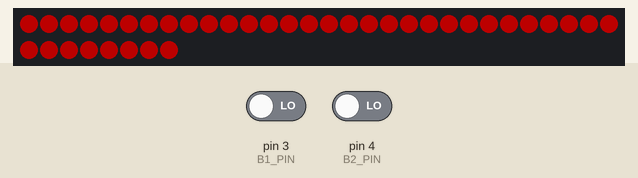
The sketch below on a simulated Arduino Uno, built with avr-gcc and run on an emulated ATmega328P. Shown: 38 RGB LEDs in strip order, left to right, continuing on the next row. The inputs (shaded band) are chosen by the test bench; at power-on: pin 3 (B1_PIN) LOW, pin 4 (B2_PIN) LOW. Dim RGB values are drawn brighter than linear.

Above: at 0.17 s.
At 1.2 s:
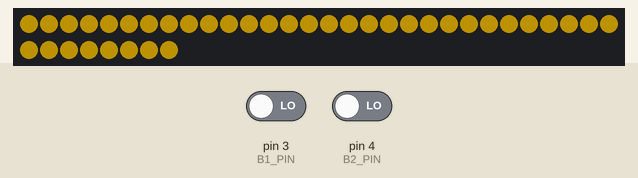
1.3 s: pin 3 (B1_PIN) driven HIGH and pin 4 (B2_PIN) driven HIGH
At 1.7 s:
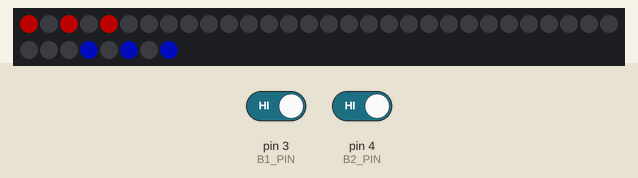
Timing chart, 0 to 4.3 s (numbered marks = the images above; inputs shaded):
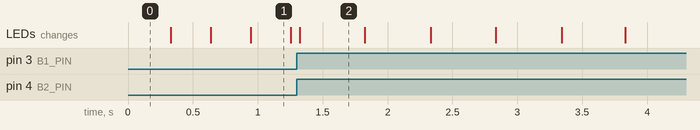

Measured:
- after the input at 1.3 s, the LEDs: change at once (image 2)

The sketch:

main.ino
```cpp
#ifndef LED
#include "led.h"
#define LED
#endif

#include "stateMachine.h"

#ifndef INP
#include "input.h"
#define INP
#endif

void setup()
{
    Serial.begin(9600);
    randomSeed(analogRead(0));

    inputSetup();
    ledSetup();

    state = Open;
}

void loop()
{
    inputLoop();

    state();

    ledLoop();

    deltaTime = millis() / 1000.0f - oldTime;
    t += deltaTime;
    oldTime = millis() / 1000.0f;
}
```

animations.h
```cpp
#ifndef LED
#include "led.h"
#define LED
#endif

#ifndef GAME
#include "game.h"
#define GAME
#endif

#define OPEN_SAT 1
#define OPEN_VAL 0.3f
#define OPEN_HUE_SPEED 0.5f

#define LIFE_BLINK_WAIT 0.5f

#define WINNING_LED_WAIT 0.02f

#define L_COLOR                 \
    {                           \
        236, OPEN_SAT, OPEN_VAL \
    }

#define R_COLOR               \
    {                         \
        0, OPEN_SAT, OPEN_VAL \
    }

#define BALL_COLOR     \
    {                  \
        0, 0, OPEN_VAL \
    }

// Time tracker in seconds
float t = 0;
float deltaTime = 0;
float oldTime = 0;

// Function prototypes
void OpenAnimation();
void LifeDisplay();
void DisplayGame();
void rightHit(int);
void leftHit(int);

float OpenHue = 0;
// Actual functions
void OpenAnimation()
{
    HSV_ color = {OpenHue, OPEN_SAT, OPEN_VAL};
    setAllColorsHSV(&color);
    OpenHue += OPEN_HUE_SPEED;
    OpenHue = mod(OpenHue, 360);
}

void LifeDisplay()
{
    cleanColors();

    if (t < LIFE_BLINK_WAIT)
    {
        for (int i = 0; i < lifes.lifeR; i++)
            colors[2 * i] = R_COLOR;

        for (int i = 0; i < lifes.lifeL; i++)
            colors[NUMPIXELS - 2 * i - 1] = L_COLOR;
    }

    if (t >= 2 * LIFE_BLINK_WAIT)
        t = 0;
}

void DisplayGame()
{
    cleanColors();
    colors[0] = R_COLOR;
    colors[NUMPIXELS - 1] = L_COLOR;

    if (game.hit > 0)
        rightHit(game.ballPos);
    else if (game.hit < 0)
        leftHit(game.ballPos);

    game.hit = 0;

    colors[(int)floor(game.ballPos)] = BALL_COLOR;
}

void rightHit(int pos)
{
    HSV_ bright = R_COLOR;
    bright.V *= 2;

    for (int i = 0; i < pos; i++)
    {
        colors[i] = bright;
    }
}

void leftHit(int pos)
{
    HSV_ bright = L_COLOR;
    bright.V *= 2;

    for (int i = NUMPIXELS - 1; i > pos; i--)
    {
        colors[i] = bright;
    }
}

int winningCounter = 1;
void WinningAnimation()
{
    if (t >= WINNING_LED_WAIT && winningCounter < NUMPIXELS)
    {
        if (game.lHasWon)
            colors[NUMPIXELS - 1 - winningCounter] = L_COLOR;
        else
            colors[winningCounter] = R_COLOR;
        winningCounter++;
        t = 0;
    }
}
```

color.h
```cpp
#define RAD2DEG (360 / (2 * PI))

typedef struct
{
    int R;
    int G;
    int B;
} RGB_;

typedef struct
{
    float H;
    float S;
    float V;
} HSV_;

// Funtions prototype
HSV_ RGB2HSV(RGB_ *);
RGB_ HSV2RGB(HSV_ *);

// Actual functions

/*
For the color conversion see here (https://www.had2know.org/technology/hsv-rgb-conversion-formula-calculator.html#:~:text=Converting%20RGB%20to%20HSV&text=H%20%3D%20360%20%2D%20cos%2D1,cosine%20is%20calculated%20in%20degrees.)

*/
HSV_ RGB2HSV(RGB_ *rgb)
{
    float H, S, V;
    float R = rgb->R, G = rgb->G, B = rgb->B;

    float M = max(max(R, G), B);
    float m = min(min(R, G), B);

    // Compute V
    V = M / 255;

    // Compute S
    S = (M == 0) ? 0 : 1 - m / M;

    // Compute H
    if (rgb->G >= rgb->B)
        H = acos((R - 0.5f * G - 0.5f * B) / sqrt(R * R + G * G + B * B - R * G - R * B - G * B)) * RAD2DEG;
    else
        H = 360 - acos((R - 0.5f * G - 0.5f * B) / sqrt(R * R + G * G + B * B - R * G - R * B - G * B)) * RAD2DEG;

    return {H, S, V};
}

float abs_(float x)
{
    return (x > 0) ? x : -x;
}

float mod(float a, int b)
{
    return a - floor(a / b) * b;
}

RGB_ HSV2RGB(HSV_ *hsv)
{
    int R, G, B;
    float H = hsv->H, S = hsv->S, V = hsv->V;

    float M = 255 * V;
    float m = M * (1 - S);
    float z = (M - m) * (1 - abs_(mod(H / 60, 2) - 1));

    if (H < 60)
    {
        R = M;
        G = z + m;
        B = m;
    }
    else if (H < 120)
    {
        G = M;
        R = z + m;
        B = m;
    }
    else if (H < 180)
    {
        G = M;
        B = z + m;
        R = m;
    }
    else if (H < 240)
    {
        B = M;
        G = z + m;
        R = m;
    }
    else if (H < 300)
    {
        B = M;
        R = z + m;
        G = m;
    }
    else
    {
        R = M;
        B = z + m;
        G = m;
    }

    return {R, G, B};
}
```

game.h
```cpp
/*
========================================================================
This files handles the actual 1d pong game.
========================================================================
*/

#ifndef LED
#include "led.h"
#define LED
#endif

#ifndef INP
#include "input.h"
#define INP
#endif

#define MAX_LIFE 3
#define PAD_LENGTH 3
#define INITIAL_WAIT 1

typedef struct
{
    int lifeL = MAX_LIFE;
    int lifeR = MAX_LIFE;
} Lifes_;

typedef struct
{
    float ballPos = NUMPIXELS / 2;
    float ballSpeed = 30;
    float ballAcc = 0.1f;
    bool lostLife = false;
    int hit = 0;
    bool winner = false;
    bool lHasWon = false;
} Game_;

Lifes_ lifes;
Game_ game;

// returns wheather a life has been lost
void gameStep(Game_ *game, float deltaTime, float t)
{
    // Initial Wait
    if (t <= INITIAL_WAIT)
        return;

    if (game->ballPos < PAD_LENGTH && b2.isPressed || game->ballPos > NUMPIXELS - PAD_LENGTH - 1 && b1.isPressed)
    {
        game->ballSpeed *= -1;
        game->hit = (b2.isPressed) ? 1 : -1;
    }

    game->ballSpeed += game->ballAcc * deltaTime;
    game->ballPos += game->ballSpeed * deltaTime;

    if (game->ballPos > NUMPIXELS - 1)
    {
        lifes.lifeL--;
        game->lostLife = true;
    }
    if (game->ballPos < 0)
    {
        lifes.lifeR--;
        game->lostLife = true;
    }

    game->winner = lifes.lifeR <= 0 || lifes.lifeL <= 0;
    game->lHasWon = lifes.lifeR <= 0;
}

void resetGame(Game_ *game)
{
    game->ballPos = NUMPIXELS / 2;
    game->ballSpeed *= -1;
    game->lostLife = false;
}

void restartGame()
{
    lifes.lifeL = MAX_LIFE;
    lifes.lifeR = MAX_LIFE;
}
```

input.h
```cpp
/*
========================================================================
This files handles the buttons.

Every button has its own struct that records its state and a bunch
of other useful information.

There are three functions. An input Setup and Loop that need to be called
 in the Setup and Loop of the main file repectively
========================================================================
*/

#define B1_PIN 3
#define B2_PIN 4

typedef struct
{
    int Pin;

    // True when the button is held down
    bool isDown;

    // True only when the button is pressed
    bool isPressed;

    // True only when the button is released
    bool isReleased;

    // The value of the button on the previous iteration
    bool oldVal;

    // Records if the button has been pressed
    bool toggle;
} Button_;

// initialize buttons
Button_ b1 = {B1_PIN};
Button_ b2 = {B2_PIN};

// Funtions prototype
void inputSetup();
void inputLoop();
void updateButton(Button_ *);

// Actual Functions
void inputSetup()
{
    pinMode(b1.Pin, INPUT);
    pinMode(b2.Pin, INPUT);

    b1.oldVal = 0;
    b2.oldVal = 0;
}

void inputLoop()
{
    updateButton(&b1);
    updateButton(&b2);
}

void updateButton(Button_ *b)
{
    b->isDown = digitalRead(b->Pin);
    bool changed = b->isDown != b->oldVal;
    b->isPressed = b->isDown && changed;
    b->isReleased = !(b->isDown) && changed;
    b->oldVal = b->isDown;
    b->toggle |= b->isPressed;
}

// This resets the toggle property
void unToggleButton(Button_ *b)
{
    b->toggle = false;
}
```

led.h
```cpp
#include <Adafruit_NeoPixel.h>
#ifdef __AVR__
#include <avr/power.h>
#endif

#include "color.h"

#define PIXELS_PIN 7
#define NUMPIXELS 38

#define SAT 1
#define VAL 0.1f

HSV_ colors[NUMPIXELS];

Adafruit_NeoPixel pixels(NUMPIXELS, PIXELS_PIN, NEO_GRB + NEO_KHZ800);

// Function prototypes
void ledSetup();
void setPixel(int, RGB_ *);
void setPixelHSV(int, HSV_ *);
void displayColors();

void cleanColors();

void setAllColorsHSV(HSV_ *);

// Actual functions
/*
This fuction needs to be called in the main setup
*/

void ledSetup()
{
    pixels.begin();
    cleanColors();
    displayColors();
}

void ledLoop()
{
    displayColors();
}

void cleanColors()
{
    for (int i = 0; i < NUMPIXELS; i++)
    {
        colors[i] = {0, 0, 0};
    }
}

void displayColors()
{
    for (int i = 0; i < NUMPIXELS; i++)
    {
        setPixelHSV(i, &(colors[i]));
    }
    pixels.show();
}

void setPixel(int i, RGB_ *c)
{
    pixels.setPixelColor(i, pixels.Color(c->R, c->G, c->B));
}

void setPixelHSV(int i, HSV_ *c_)
{
    RGB_ c = HSV2RGB(c_);
    setPixel(i, &c);
}

void setAllColorsHSV(HSV_ *col)
{
    for (int i = 0; i < NUMPIXELS; i++)
    {
        colors[i] = *col;
    }
}
```

stateMachine.h
```cpp
#ifndef INP
#include "input.h"
#define INP
#endif

#ifndef LED
#include "led.h"
#define LED
#endif

#ifndef ANIM
#include "animations.h"
#define ANIM
#endif

#ifndef GAME
#include "game.h"
#define GAME
#endif

void (*state)();

// Function prototypes
void transitionTo(void (*target)());

void Open();
void Life();
void Game();
void Winner();

// Proper Functions
void transitionTo(void (*target)())
{
    unToggleButton(&b1);
    unToggleButton(&b2);
    t = 0;
    state = target;
}

void Open()
{
    OpenAnimation();

    // Transition to Life state when both buttons are pressed
    if (b1.toggle && b2.toggle)
        transitionTo(Life);
}

void Life()
{
    LifeDisplay();

    // Transition to Game state when both buttons are pressed
    if (b1.toggle && b2.toggle)
        transitionTo(Game);
}

void Game()
{
    // Game loop
    gameStep(&game, deltaTime, t);
    DisplayGame();

    // Transition to Life state when a life is lost
    if (game.lostLife)
    {
        resetGame(&game);
        if (game.winner)
        {
            restartGame();
            transitionTo(Winner);
        }
        else
        {
            game.lostLife = false;
            transitionTo(Life);
        }
    }
}

void Winner()
{
    WinningAnimation();
    if (b1.toggle && b2.toggle)
    {
        winningCounter = 1;
        OpenHue = colors[0].H;
        transitionTo(Open);
    }
}
```
